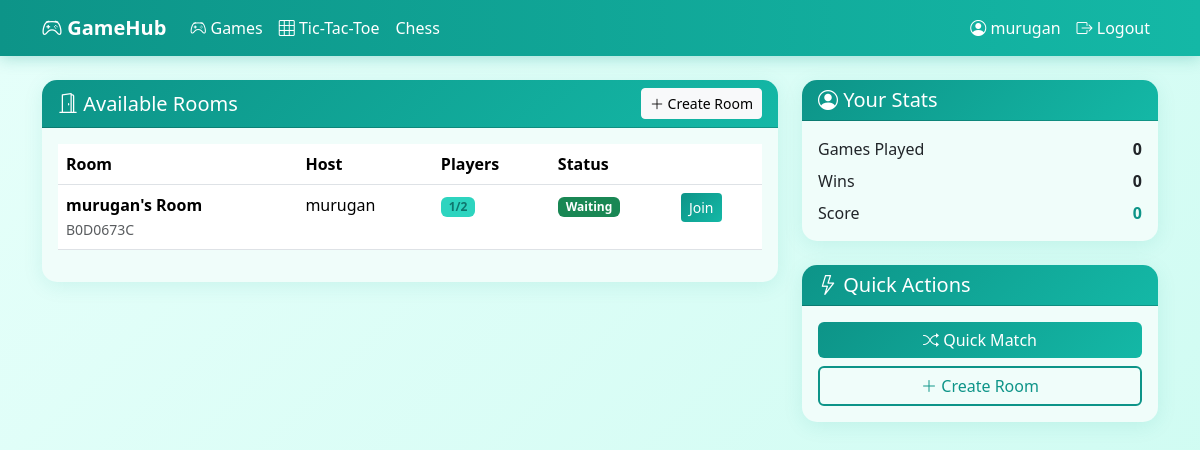
The app's page /lobby/ (signed in) with its own data.
### games/models.py (models this page shows, shortened)
class GameRoom(models.Model):
    STATUS_CHOICES = [
        ('waiting', 'Waiting'),
        ('playing', 'Playing'),
        ('finished', 'Finished'),
    ]
    code = models.CharField(max_length=8, unique=True, default='')
    name = models.CharField(max_length=100)
    host = models.ForeignKey(User, on_delete=models.CASCADE, related_name='hosted_rooms')
    players = models.ManyToManyField(User, related_name='game_rooms', blank=True)
    max_players = models.IntegerField(default=4)
    status = models.CharField(max_length=20, choices=STATUS_CHOICES, default='waiting')
    game_state = models.JSONField(default=dict, blank=True)
    created_at = models.DateTimeField(auto_now_add=True)

class PlayerStats(models.Model):
    user = models.OneToOneField(User, on_delete=models.CASCADE, related_name='stats')
    games_played = models.IntegerField(default=0)
    games_won = models.IntegerField(default=0)
    score = models.IntegerField(default=0)

### games/views.py (the view)
# urls.py: path('lobby/', views.lobby, name='lobby'),
@login_required
def lobby(request):
    rooms = GameRoom.objects.filter(status='waiting').order_by('-created_at')
    if not hasattr(request.user, 'stats'):
        PlayerStats.objects.create(user=request.user)
    return render(request, 'games/lobby.html', {'rooms': rooms})

### templates/games/lobby.html (shortened to what this page needs)
{% extends 'base.html' %}
{% block content %}
<div class="row">
    <div class="col-lg-8 mb-4">
        <div class="card">
            <div class="card-header d-flex justify-content-between align-items-center">
                <h5 class="mb-0"><i class="bi bi-door-open"></i> Available Rooms</h5>
                <a href="{% url 'create_room' %}" class="btn btn-light btn-sm">
                    <i class="bi bi-plus-lg"></i> Create Room
                </a>
            </div>
            <div class="card-body">
                {% if rooms %}
                <div class="table-responsive">
                    <table class="table table-hover">
                        <thead>
                            <tr>
                                <th>Room</th>
                                <th>Host</th>
                                <th>Players</th>
                                <th>Status</th>
                                <th></th>
                            </tr>
                        </thead>
                        <tbody>
                            {% for room in rooms %}
                            <tr>
                                <td><strong>{{ room.name }}</strong><br><small class="text-muted">{{ room.code }}</small></td>
                                <td>{{ room.host.username }}</td>
                                <td><span class="badge badge-warm">{{ room.players.count }}/{{ room.max_players }}</span></td>
                                <td><span class="badge bg-success">{{ room.get_status_display }}</span></td>
                                <td>
                                    {% if room.players.count < room.max_players %}
                                    <a href="{% url 'join_room' room.code %}" class="btn btn-warm btn-sm">Join</a>
                                    {% else %}
                                    <span class="badge bg-secondary">Full</span>
                                    {% endif %}
                                </td>
                            </tr>
                            {% endfor %}
                        </tbody>
                    </table>
                </div>
                {% else %}
                <div class="text-center py-5">
                    <i class="bi bi-inbox display-1 text-muted"></i>
                    <p class="mt-3">No rooms available. Create one!</p>
                    <a href="{% url 'create_room' %}" class="btn btn-warm">Create Room</a>
                </div>
                {% endif %}
            </div>
        </div>
    </div>
    <div class="col-lg-4">
        <div class="card mb-4">
            <div class="card-header"><h5 class="mb-0"><i class="bi bi-person-circle"></i> Your Stats</h5></div>
            <div class="card-body">
                <div class="d-flex justify-content-between mb-2">
                    <span>Games Played</span>
                    <strong>{{ user.stats.games_played }}</strong>
                </div>
                <div class="d-flex justify-content-between mb-2">
                    <span>Wins</span>
                    <strong>{{ user.stats.games_won }}</strong>
                </div>
                <div class="d-flex justify-content-between">
                    <span>Score</span>
                    <strong class="text-warm">{{ user.stats.score }}</strong>
                </div>
            </div>
        </div>
        <div class="card">
            <div class="card-header"><h5 class="mb-0"><i class="bi bi-lightning"></i> Quick Actions</h5></div>
            <div class="card-body d-grid gap-2">
                <a href="{% url 'matchmaking' %}" class="btn btn-warm"><i class="bi bi-shuffle"></i> Quick Match</a>
                <a href="{% url 'create_room' %}" class="btn btn-outline-warm"><i class="bi bi-plus-lg"></i> Create Room</a>
            </div>
        </div>
    </div>
</div>
{% endblock %}

### templates/base.html (shortened to what this page needs)
<!DOCTYPE html>
<html lang="en">
<head>
    <link href="https://cdn.jsdelivr.net/npm/bootstrap@5.3.2/dist/css/bootstrap.min.css" rel="stylesheet">
    <link href="https://cdn.jsdelivr.net/npm/bootstrap-icons@1.11.1/font/bootstrap-icons.css" rel="stylesheet">
</head>
<body>
    <nav class="navbar navbar-expand-lg navbar-dark mb-4">
        <div class="container">
            <a class="navbar-brand fw-bold" href="{% url 'home' %}">
                <i class="bi bi-controller"></i> GameHub
            </a>
            <div class="collapse navbar-collapse" id="navbarNav">
                <ul class="navbar-nav me-auto">
                    {% if user.is_authenticated %}
                    <li class="nav-item"><a class="nav-link" href="{% url 'game_selection' %}"><i class="bi bi-controller"></i> Games</a></li>
                    <li class="nav-item"><a class="nav-link" href="{% url 'lobby' %}"><i class="bi bi-grid-3x3"></i> Tic-Tac-Toe</a></li>
                    <li class="nav-item"><a class="nav-link" href="{% url 'chess_lobby' %}"> Chess</a></li>
                    {% endif %}
                </ul>
                <ul class="navbar-nav">
                    {% if user.is_authenticated %}
                    <li class="nav-item"><span class="nav-link"><i class="bi bi-person-circle"></i> {{ user.username }}</span></li>
                    <li class="nav-item"><a class="nav-link" href="{% url 'logout' %}"><i class="bi bi-box-arrow-right"></i> Logout</a></li>
                    {% else %}
                    <li class="nav-item"><a class="nav-link" href="{% url 'login' %}"><i class="bi bi-box-arrow-in-right"></i> Login</a></li>
                    <li class="nav-item"><a class="nav-link" href="{% url 'register' %}"><i class="bi bi-person-plus"></i> Register</a></li>
                    {% endif %}
                </ul>
            </div>
        </div>
    </nav>
    <main class="container">
        {% block content %}{% endblock %}
    </main>
</body>
</html>

### templates/base.html (style rules this page uses)
:root { --teal-primary: #0d9488; --teal-secondary: #14b8a6; --teal-accent: #2dd4bf; --teal-light: #5eead4; --teal-bg: #e6fffa; --teal-dark: #0f766e; --teal-text: #134e4a; --teal-card: #f0fdfa; }
body { background: linear-gradient(135deg, var(--teal-bg) 0%, #ccfbf1 100%); min-height: 100vh; color: var(--teal-text); font-family: 'Segoe UI', system-ui, sans-serif; }
.navbar { background: linear-gradient(90deg, var(--teal-primary), var(--teal-secondary)) !important; box-shadow: 0 2px 15px rgba(13, 148, 136, 0.3); }
.navbar-brand, .nav-link { color: white !important; }
.btn-warm { background: linear-gradient(135deg, var(--teal-primary), var(--teal-secondary)); border: none; color: white; transition: all 0.3s ease; }
.btn-outline-warm { border: 2px solid var(--teal-primary); color: var(--teal-primary); }
.card { background: var(--teal-card); border: none; border-radius: 15px; box-shadow: 0 4px 20px rgba(13, 148, 136, 0.1); }
.card-header { background: linear-gradient(135deg, var(--teal-primary), var(--teal-secondary)); color: white; border-radius: 15px 15px 0 0 !important; }
.badge-warm { background: var(--teal-accent); color: var(--teal-dark); }
.text-warm { color: var(--teal-primary); }

### records on screen
GameRoom: name "murugan's Room", code "B0D0673C", host.username "murugan", players.count "1", max_players "2", status "Waiting", shows "Join"

### other values on screen
{{ user.username }} "murugan"
{{ user.stats.games_played }} "0"
{{ user.stats.games_won }} "0"
{{ user.stats.score }} "0"
